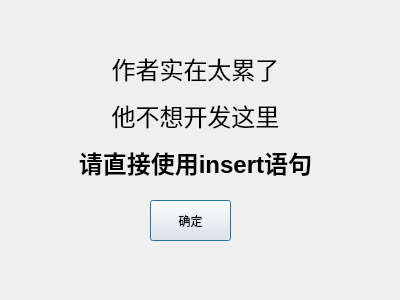
<?xml version="1.0" encoding="UTF-8"?>
<ui version="4.0">
 <class>DialogRecAdd</class>
 <widget class="QDialog" name="DialogRecAdd">
  <property name="geometry">
   <rect>
    <x>0</x>
    <y>0</y>
    <width>400</width>
    <height>300</height>
   </rect>
  </property>
  <property name="windowTitle">
   <string>Dialog</string>
  </property>
  <widget class="QLabel" name="label">
   <property name="geometry">
    <rect>
     <x>70</x>
     <y>40</y>
     <width>251</width>
     <height>151</height>
    </rect>
   </property>
   <property name="text">
    <string>&lt;html&gt;&lt;head/&gt;&lt;body&gt;&lt;p align=&quot;center&quot;&gt;&lt;span style=&quot; font-size:18pt;&quot;&gt;作者实在太累了&lt;/span&gt;&lt;/p&gt;&lt;p align=&quot;center&quot;&gt;&lt;span style=&quot; font-size:18pt;&quot;&gt;他不想开发这里&lt;/span&gt;&lt;/p&gt;&lt;p align=&quot;center&quot;&gt;&lt;span style=&quot; font-size:18pt; font-weight:600;&quot;&gt;请直接使用insert语句&lt;/span&gt;&lt;/p&gt;&lt;/body&gt;&lt;/html&gt;</string>
   </property>
  </widget>
  <widget class="QPushButton" name="pushButton">
   <property name="geometry">
    <rect>
     <x>150</x>
     <y>200</y>
     <width>81</width>
     <height>41</height>
    </rect>
   </property>
   <property name="text">
    <string>确定</string>
   </property>
  </widget>
 </widget>
 <resources/>
 <connections/>
</ui>
